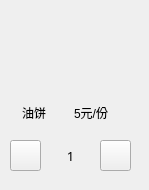
<?xml version="1.0" encoding="UTF-8"?>
<ui version="4.0">
 <class>menu</class>
 <widget class="QWidget" name="menu">
  <property name="geometry">
   <rect>
    <x>0</x>
    <y>0</y>
    <width>149</width>
    <height>190</height>
   </rect>
  </property>
  <property name="windowTitle">
   <string>Form</string>
  </property>
  <widget class="QLabel" name="picture">
   <property name="geometry">
    <rect>
     <x>20</x>
     <y>10</y>
     <width>101</width>
     <height>91</height>
    </rect>
   </property>
   <property name="styleSheet">
    <string notr="true">border-image: url(:/images/cai4.png);</string>
   </property>
   <property name="text">
    <string/>
   </property>
  </widget>
  <widget class="QPushButton" name="addBt">
   <property name="geometry">
    <rect>
     <x>10</x>
     <y>140</y>
     <width>31</width>
     <height>31</height>
    </rect>
   </property>
   <property name="focusPolicy">
    <enum>Qt::NoFocus</enum>
   </property>
   <property name="styleSheet">
    <string notr="true">border-image: url(:/images/add.png);</string>
   </property>
   <property name="text">
    <string/>
   </property>
  </widget>
  <widget class="QPushButton" name="subBt">
   <property name="geometry">
    <rect>
     <x>100</x>
     <y>140</y>
     <width>31</width>
     <height>31</height>
    </rect>
   </property>
   <property name="focusPolicy">
    <enum>Qt::NoFocus</enum>
   </property>
   <property name="styleSheet">
    <string notr="true">border-image: url(:/images/sub.png);</string>
   </property>
   <property name="text">
    <string/>
   </property>
  </widget>
  <widget class="QLabel" name="food_number">
   <property name="geometry">
    <rect>
     <x>50</x>
     <y>140</y>
     <width>41</width>
     <height>31</height>
    </rect>
   </property>
   <property name="font">
    <font>
     <family>黑体</family>
     <pointsize>10</pointsize>
    </font>
   </property>
   <property name="text">
    <string>1</string>
   </property>
   <property name="alignment">
    <set>Qt::AlignCenter</set>
   </property>
  </widget>
  <widget class="QWidget" name="layoutWidget">
   <property name="geometry">
    <rect>
     <x>0</x>
     <y>97</y>
     <width>141</width>
     <height>31</height>
    </rect>
   </property>
   <layout class="QHBoxLayout" name="horizontalLayout">
    <item>
     <widget class="QLabel" name="foodname">
      <property name="text">
       <string>油饼</string>
      </property>
      <property name="alignment">
       <set>Qt::AlignCenter</set>
      </property>
     </widget>
    </item>
    <item>
     <widget class="QLabel" name="money">
      <property name="text">
       <string>5元/份</string>
      </property>
     </widget>
    </item>
   </layout>
  </widget>
 </widget>
 <resources/>
 <connections/>
</ui>
